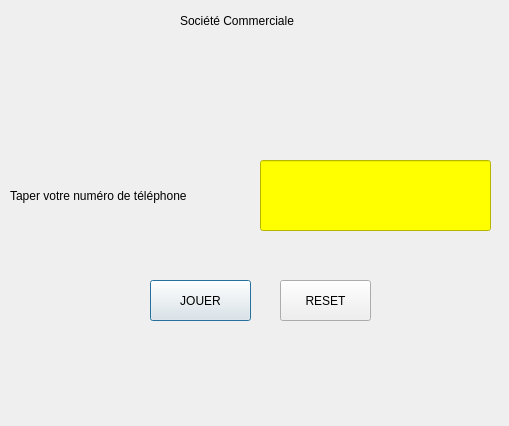
<?xml version="1.0" encoding="UTF-8"?>
<ui version="4.0">
 <class>Dialog</class>
 <widget class="QDialog" name="Dialog">
  <property name="geometry">
   <rect>
    <x>0</x>
    <y>0</y>
    <width>509</width>
    <height>426</height>
   </rect>
  </property>
  <property name="windowTitle">
   <string>Dialog</string>
  </property>
  <widget class="QLabel" name="label">
   <property name="geometry">
    <rect>
     <x>180</x>
     <y>-10</y>
     <width>201</width>
     <height>61</height>
    </rect>
   </property>
   <property name="styleSheet">
    <string notr="true">font: 16pt &quot;MS Shell Dlg 2&quot;;</string>
   </property>
   <property name="text">
    <string>Société Commerciale</string>
   </property>
  </widget>
  <widget class="QLabel" name="label_2">
   <property name="geometry">
    <rect>
     <x>10</x>
     <y>170</y>
     <width>251</width>
     <height>51</height>
    </rect>
   </property>
   <property name="styleSheet">
    <string notr="true">font: 12pt &quot;MS Shell Dlg 2&quot;;</string>
   </property>
   <property name="text">
    <string>Taper votre numéro de téléphone</string>
   </property>
  </widget>
  <widget class="QPushButton" name="btn1">
   <property name="geometry">
    <rect>
     <x>150</x>
     <y>280</y>
     <width>101</width>
     <height>41</height>
    </rect>
   </property>
   <property name="text">
    <string>JOUER</string>
   </property>
  </widget>
  <widget class="QPushButton" name="btn2">
   <property name="geometry">
    <rect>
     <x>280</x>
     <y>280</y>
     <width>91</width>
     <height>41</height>
    </rect>
   </property>
   <property name="text">
    <string>RESET</string>
   </property>
  </widget>
  <widget class="QLabel" name="l2">
   <property name="geometry">
    <rect>
     <x>150</x>
     <y>70</y>
     <width>201</width>
     <height>51</height>
    </rect>
   </property>
   <property name="styleSheet">
    <string notr="true">font: 11pt &quot;MS Shell Dlg 2&quot;;
color:blue;</string>
   </property>
   <property name="text">
    <string/>
   </property>
  </widget>
  <widget class="QLineEdit" name="l1">
   <property name="geometry">
    <rect>
     <x>260</x>
     <y>160</y>
     <width>231</width>
     <height>71</height>
    </rect>
   </property>
   <property name="styleSheet">
    <string notr="true">background-color:yellow;</string>
   </property>
  </widget>
 </widget>
 <resources/>
 <connections/>
</ui>
